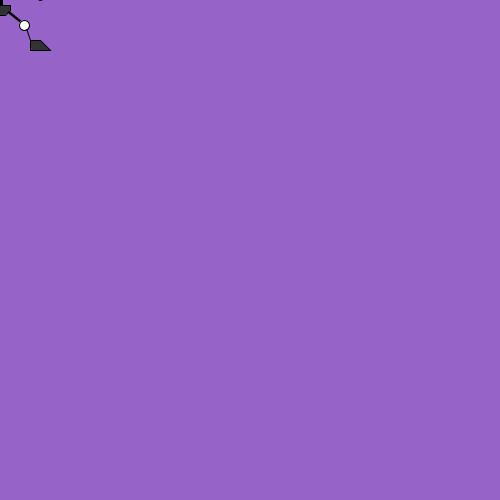
Frame 1 (no input)
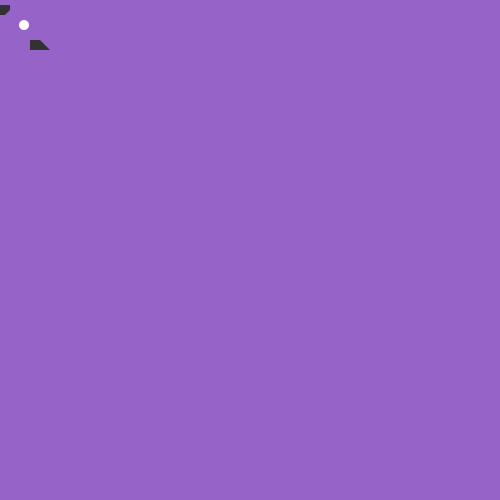
Frame 60 (the mouse pressed at the canvas centre just before this capture)
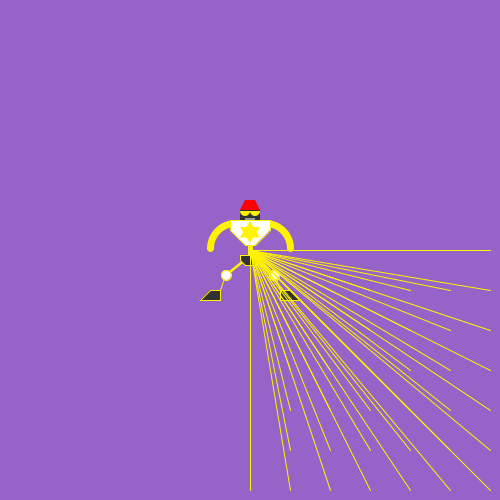
Frame 120 (the mouse held since frame 60 and released just before this capture)

The Processing sketch that drew these frames (run headless with seeded random() and noise(); from frame 60 on, the mouse is pressed at the canvas centre):

// Processing sketch: processing_56041
// ── processing_56041.pde

void setup() { 
  size(500, 500);
  fill(0, 102);
  smooth();
  
}

void draw(){
  background(150, 100, 200);
//feet
int xft=mouseX;
int yft=mouseY;

fill(50);
quad (xft-40, yft+40, xft-30, yft+40, xft-30, yft+50, xft-50, yft+50);//left
quad (xft+50, yft+50, xft+30, yft+50, xft+30, yft+40, xft+40, yft+40);//righ

//shin


line (xft-30, yft+40, xft-25, yft+25);
line (xft+30, yft+40, xft+25, yft+25);
strokeWeight(2.5);

//thigh
strokeWeight(2.5);
line(xft-25, yft+25, xft, yft+5);
line(xft+25, yft+25, xft, yft+5);

//knee
fill(255);
strokeWeight(1);
ellipse(xft-24, yft+25, 10, 10);
ellipse(xft+24, yft+25, 10,10);

//abs
strokeWeight(5);
line(xft, yft+5, xft, yft-5);

//pelvis
strokeWeight(1);
fill(50);
beginShape();
vertex(xft-10, yft+5);
vertex(xft+10, yft+5);
vertex(xft+10, yft+10);
vertex(xft+5, yft+15);
vertex(xft-5, yft+15);
vertex(xft-10, yft+10);
endShape(CLOSE);

//arms
strokeWeight(7);
noFill();
arc(xft-15, yft-2, 50, 50, PI, TWO_PI-PI/2);
arc(xft+15, yft-2, 50, 50, TWO_PI-PI/2, TWO_PI);

//chest
strokeWeight(1);
fill(255);
beginShape();
vertex(xft-5, yft-5);
vertex(xft+5, yft-5);
vertex(xft+20, yft-20);
vertex(xft+20, yft-30);
vertex(xft-20, yft-30);
vertex(xft-20, yft-20);
endShape(CLOSE);


//black band


//star
noStroke();
fill(255, 243, 0);
triangle(xft, yft-29, xft+10, yft-12.5, xft-10, yft-12.5);
triangle(xft, yft-7, xft+10, yft-23, xft-10, yft-23);  

//head
fill(50);
rect(xft-10, yft-40, 20, 10);
//colour red
fill(255,0,0);
quad(xft-10, yft-40, xft-5, yft-50 , xft+5, yft-50 , xft+10, yft-40);  

//eye
//colour yellow
fill(255, 243, 0);
arc(xft-5, yft-39, 10, 10, 0, PI);
arc(xft+5, yft-39, 10, 10, 0, PI);

//mouth 
fill(150);
rect(xft-5, yft-32, 10, 2); 

  
//mouse click
  if (mousePressed == true) {
stroke(255, 243, 0);

  
for (int x = mouseX; x <= height; x += 40) {
for (int y = mouseY; y <= width; y += 40) { 
  line(x, y, mouseX, mouseY);
}
}
}
}
